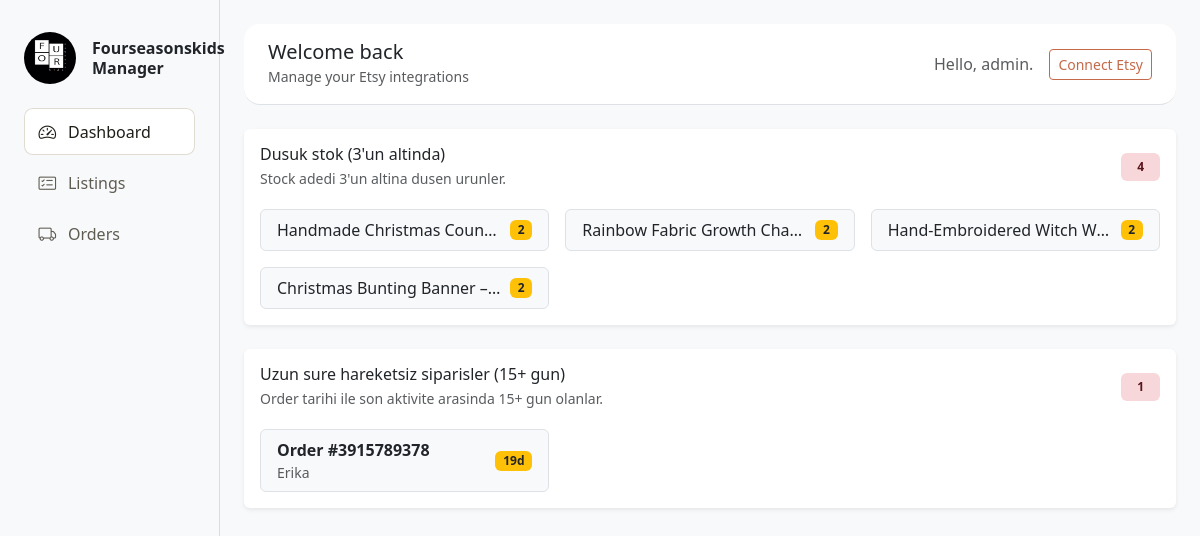
Page / (signed in) on the earlier database version.
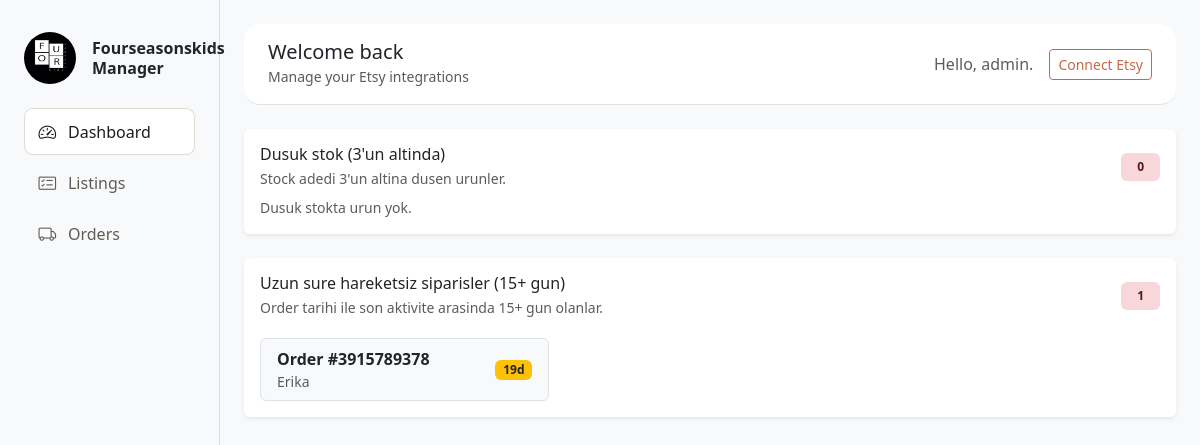
Same page on the later database version.
### listings/models.py (models this page shows, shortened)
class Listing(models.Model):
    etsy_listing_id = models.BigIntegerField(unique=True)
    title = models.CharField(max_length=255, blank=True)
    state = models.CharField(max_length=50, blank=True)  # active vs
    url = models.URLField(blank=True)
    image_url = models.URLField(blank=True, default="")
    price_amount = models.IntegerField(null=True, blank=True)   # cents gibi
    price_currency = models.CharField(max_length=10, blank=True)
    quantity = models.IntegerField(null=True, blank=True)
    owner = models.ForeignKey(settings.AUTH_USER_MODEL, on_delete=models.CASCADE)
    updated_at_etsy = models.DateTimeField(null=True, blank=True)

### orders/models.py (models this page shows, shortened)
class Order(models.Model):
    class Status(models.TextChoices):
        RECEIVED = "received", "Received"
        SHIPPED = "shipped", "Shipped"
        IN_TRANSIT = "in_transit", "In transit"
        DELIVERED = "delivered", "Delivered"
        CLOSED = "closed", "Closed"
    etsy_order_id = models.BigIntegerField(unique=True)
    status = models.CharField(max_length=20, choices=Status.choices, default=Status.RECEIVED)
    buyer = models.ForeignKey(Buyer, null=True, blank=True, on_delete=models.SET_NULL)
    buyer_name = models.CharField(max_length=255, blank=True)
    buyer_email = models.EmailField(blank=True)
    total_amount = models.IntegerField(null=True, blank=True)
    currency = models.CharField(max_length=10, blank=True)
    order_created_at = models.DateTimeField(null=True, blank=True)
    shipped_at = models.DateTimeField(null=True, blank=True)
    delivered_at = models.DateTimeField(null=True, blank=True)
    expected_ship_date = models.DateTimeField(null=True, blank=True)
    last_synced_at = models.DateTimeField(null=True, blank=True)
    archived = models.BooleanField(default=False)
    owner = models.ForeignKey(settings.AUTH_USER_MODEL, on_delete=models.CASCADE)

### core/views.py (the view)
# urls.py: path("", DashboardView.as_view(), name="home"),
class DashboardView(LoginRequiredMixin, TemplateView):
    template_name = "dashboard.html"
    def get_context_data(self, **kwargs):
        context = super().get_context_data(**kwargs)
        context["low_stock"] = Listing.objects.filter(
            owner=self.request.user,
            quantity__lt=3,
        ).order_by("quantity", "-id")
        stale_orders = []
        orders = (
            Order.objects.filter(
                owner=self.request.user,
                status__in=[Order.Status.SHIPPED, Order.Status.IN_TRANSIT],
                order_created_at__isnull=False,
                shipment__last_activity_at__isnull=False,
            )
            .select_related("shipment")
            .order_by("-order_created_at")
        )
        for order in orders:
            gap = order.shipment.last_activity_at - order.order_created_at
            if gap >= timedelta(days=15):
                stale_orders.append(
                    {
                        "order": order,
                        "gap_days": gap.days,
                    }
                )
        stale_orders.sort(key=lambda item: item["gap_days"], reverse=True)
        context["stale_orders"] = stale_orders
        return context

### templates/dashboard.html (shortened to what this page needs)
{% extends "layout/base.html" %}
{% block content %}
<header class="topbar d-flex justify-content-between align-items-center px-4 py-3 border-bottom bg-white rounded-4 mb-4">
    <div>
        <h1 class="h5 mb-0">Welcome back</h1>
        <small class="text-muted">Manage your Etsy integrations</small>
    </div>
    <div class="d-flex align-items-center gap-3">
        <span class="text-muted">Hello, {{ user.username }}.</span>
        <a class="btn btn-outline-primary btn-sm" href="/etsy/connect/">Connect Etsy</a>
    </div>
</header>
<div class="card border-0 shadow-sm mb-4">
    <div class="card-body">
        <div class="d-flex align-items-center justify-content-between">
            <div>
                <h2 class="h6 mb-1">Dusuk stok (3'un altinda)</h2>
                <div class="text-muted small">Stock adedi 3'un altina dusen urunler.</div>
            </div>
            <span class="badge bg-danger-subtle text-danger-emphasis px-3 py-2">
                {{ low_stock|length }}
            </span>
        </div>
        {% if low_stock %}
        <div class="row g-3 mt-1">
            {% for l in low_stock %}
            <div class="col-12 col-md-6 col-lg-4">
                <div class="d-flex align-items-center justify-content-between border rounded px-3 py-2 bg-light">
                    <div class="text-truncate me-2">
                        {% if l.url %}
                        <a href="{{ l.url }}" target="_blank" class="text-decoration-none text-dark">
                            {{ l.title|default:"(No title)" }}
                        </a>
                        {% else %}
                        {{ l.title|default:"(No title)" }}
                        {% endif %}
                    </div>
                    <span class="badge bg-warning text-dark">
                        {{ l.quantity|default:"-" }}
                    </span>
                </div>
            </div>
            {% endfor %}
        </div>
        {% else %}
        <div class="text-muted small mt-2">Dusuk stokta urun yok.</div>
        {% endif %}
    </div>
</div>
<div class="card border-0 shadow-sm mb-4">
    <div class="card-body">
        <div class="d-flex align-items-center justify-content-between">
            <div>
                <h2 class="h6 mb-1">Uzun sure hareketsiz siparisler (15+ gun)</h2>
                <div class="text-muted small">Order tarihi ile son aktivite arasinda 15+ gun olanlar.</div>
            </div>
            <span class="badge bg-danger-subtle text-danger-emphasis px-3 py-2">
                {{ stale_orders|length }}
            </span>
        </div>
        {% if stale_orders %}
        <div class="row g-3 mt-1">
            {% for item in stale_orders %}
            <div class="col-12 col-md-6 col-lg-4">
                <a class="d-flex align-items-center justify-content-between border rounded px-3 py-2 bg-light text-decoration-none text-dark"
                    href="{% url 'orders_home' %}#order-{{ item.order.id }}">
                    <div class="text-truncate me-2">
                        <span class="fw-semibold">Order #{{ item.order.etsy_order_id }}</span>
                        <div class="text-muted small">{{ item.order.buyer_name|default:"(No buyer)" }}</div>
                    </div>
                    <span class="badge bg-warning text-dark">
                        {{ item.gap_days }}d
                    </span>
                </a>
            </div>
            {% endfor %}
        </div>
        {% else %}
        <div class="text-muted small mt-2">15+ gun farkli siparis yok.</div>
        {% endif %}
    </div>
</div>
{% endblock %}

Differences in the rows shown:
no longer on this page (row edited): Listing: title "Handmade Christmas Coun…", quantity "2"
no longer on this page (row edited): Listing: title "Rainbow Fabric Growth Cha…", quantity "2"
no longer on this page (row edited): Listing: title "Hand-Embroidered Witch W…", quantity "2"
no longer on this page (row edited): Listing: title "Christmas Bunting Banner –…", quantity "2"
Other differences:
{{ low_stock|length }}: "4" → "0"
text now shown: "Dusuk stokta urun yok."
